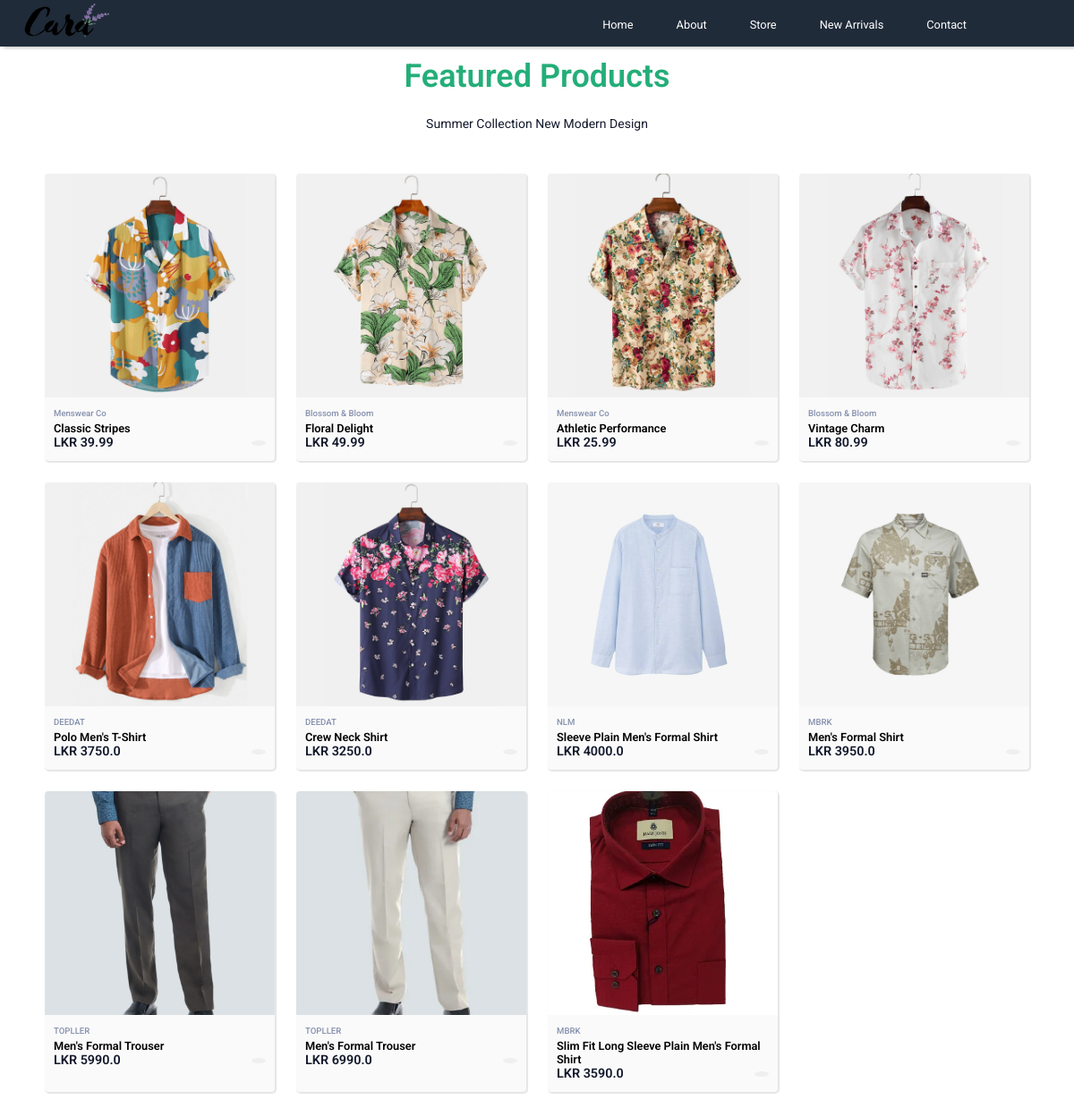
Page /store/ on the earlier database version.
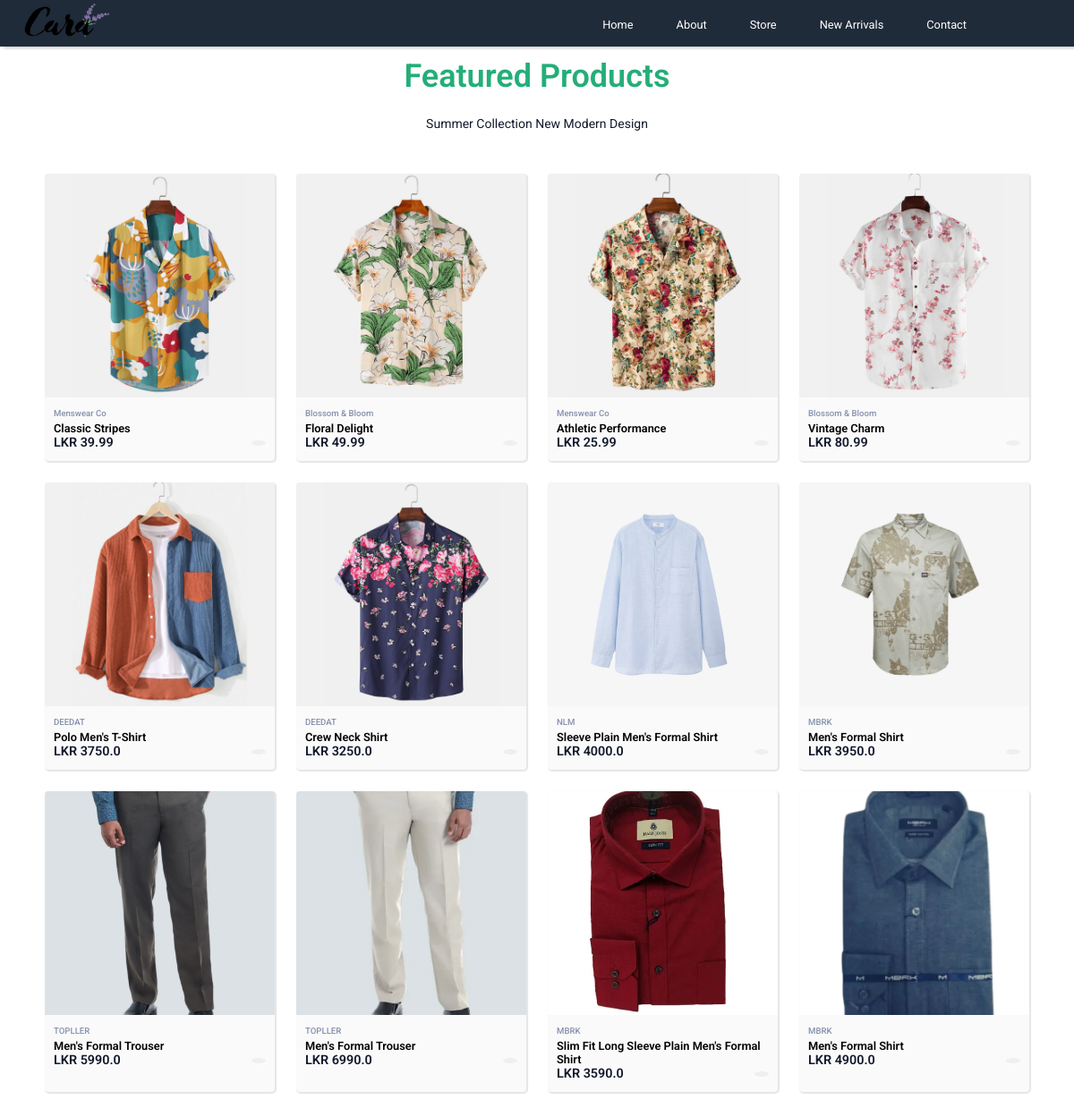
Same page on the later database version.
### store/models.py (models this page shows, shortened)
class Product(models.Model):
    name = models.CharField(max_length=200, null=True)
    price = models.FloatField(max_length=200, null=True)
    brand = models.CharField(max_length=200, null=True)
    image = models.ImageField(null=True, blank=True)
    @property
    def imageURL(self):
        try:
            url = self.image.url
        except:
            url = ""
        return url

### store/views.py (the view)
# urls.py: path("", include("store.urls"))
def store(request):
    products = Product.objects.all()
    context = {"products": products}
    return render(request, "store.html", context)

### templates/store.html (shortened to what this page needs)
<!DOCTYPE html>
{% extends "main.html" %}
{% load static %}
{% block content %}
    <section class="featured-products section">
        <h1 class="section-title">Featured Products</h1>
        <span class="section-subtitle">Summer Collection New Modern Design</span>
        <div class="products-container container grid">
            {% for product in products %}
                <div class="product-item">
                    <img src="{{ product.imageURL }}" alt="" class="product-image">
                    <div class="product-data">
                        <h4 class="product-brand">{{ product.brand }}</h4>
                        <h3 class="product-name">{{ product.name }}</h3>
                        <div class="price-cart-box">
                            <div>
                                <h5 class="product-price">LKR {{ product.price }}</h5>
                            </div>
                            <button data-product="{{ product.id }}" data-action="add" type="submit" class="add-cart-button">
                            </button>
                        </div>
                    </div>
                </div>
            {% endfor %}
        </div>
    </section>
{% endblock content %}

Differences in the rows shown:
added Product: imageURL (picture), brand "MBRK", name "Men's Formal Shirt", price "4900.0"
